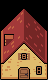

Below is a game level as drawn by its tile map, then a one-line description and the .tmx file that defines it, in full:
An orthogonal 3x5 tile map with 16x16 px tiles, 1 tile layer (Warstwa Kafelków 1).

<map version="1.9" tiledversion="1.9.1" orientation="orthogonal" renderorder="right-down" width="3" height="5" tilewidth="16" tileheight="16" infinite="0" nextlayerid="2" nextobjectid="1">
 <editorsettings>
  <export target="map_food.json" format="json" />
 </editorsettings>
 <tileset firstgid="1" source="../assets/tilemap.tsx" />
 <layer id="1" name="Warstwa Kafelków 1" width="3" height="5">
  <data encoding="csv">
0,29,0,
38,39,40,
30,46,47,
54,28,55,
36,43,2147483690
</data>
 </layer>
</map>